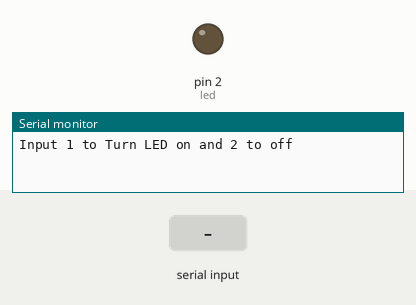
The sketch below on a simulated Arduino Uno, built with avr-gcc and run on an emulated ATmega328P. On the bench: output pins drawn as LEDs (lit = HIGH), the last lines printed to the serial monitor. The test bench sets the inputs (shaded band).

Above: at 1.2 s.
1.3 s: "90,45\n" received over Serial
At 3.2 s:
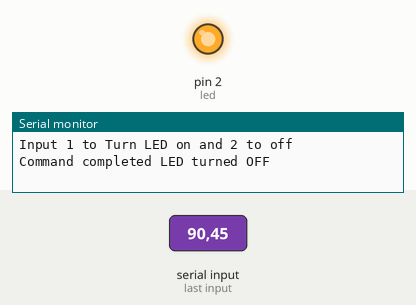
3.8 s: "1\n" received over Serial
At 4.2 s:
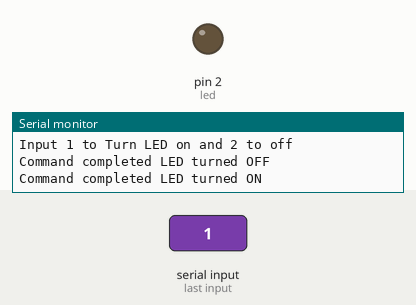
Timing chart, 0 to 6.8 s (numbered marks = the images above; inputs shaded):
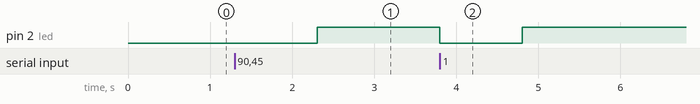

Measured:
- after the input at 1.3 s, pin 2 (led): LOW → HIGH after 1.0 s
- after the input at 3.8 s, pin 2 (led): HIGH → LOW at once, → HIGH 1.0 s later

The sketch:

serial_test.ino
```cpp
int led = 2;

void setup()
{
  pinMode(2, OUTPUT);
  Serial.begin(9600);
  while (!Serial);
  Serial.println("Input 1 to Turn LED on and 2 to off");
}

void loop()
{
  if (Serial.available())
  {
    int state = Serial.parseInt();
    if (state == 1)
    {
     digitalWrite(led, LOW);
     Serial.println("Command completed LED turned ON");
    }
    if (state == 0)
    {
     digitalWrite(led, HIGH);
     Serial.println("Command completed LED turned OFF");
    }
  }
}
```
